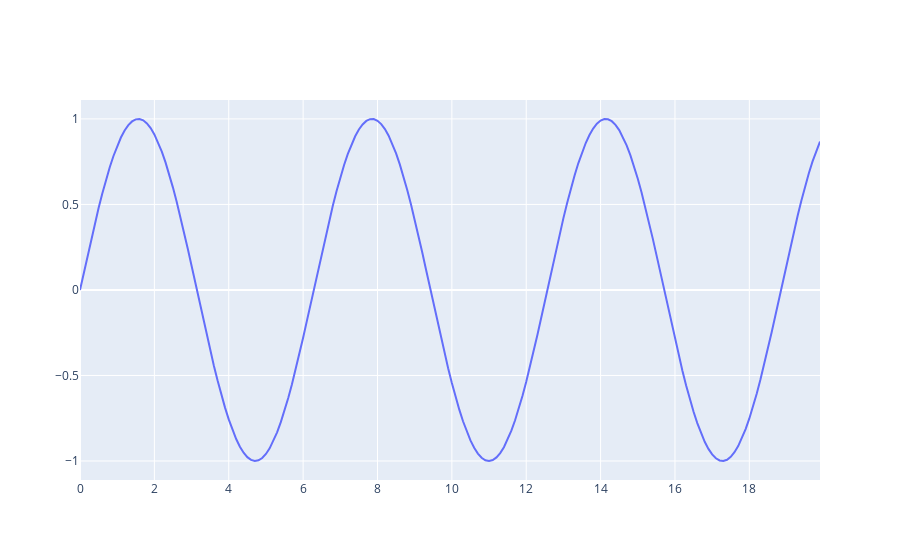

Notebook source saved alongside this figure:
### Markdown cell above
### Embedding da função seno

### Code cell
t = [i for i in np.arange(0, 20, 0.1)]
y = [np.sin(i) for i in t]

fig = go.Figure()
fig.add_trace(go.Scatter(
    x = t,
    y = y,
    mode = 'lines'
))

### Figure 1 — Plotly figure (JSON) as saved in the notebook; plotly's stock layout.template omitted (floating-point values rounded to 4 significant figures; data arrays with more than 128 entries replaced by an {"elided": "..."} marker saying what was removed)
{"data": [{"mode": "lines", "type": "scatter", "x": {"elided": "200 float values"}, "y": {"elided": "200 float values"}}], "layout": {}}
